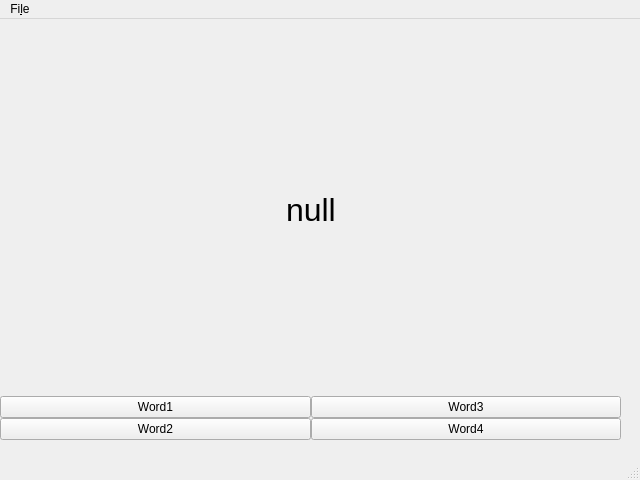
<?xml version="1.0" encoding="UTF-8"?>
<ui version="4.0">
 <class>MainWindow</class>
 <widget class="QMainWindow" name="MainWindow">
  <property name="geometry">
   <rect>
    <x>0</x>
    <y>0</y>
    <width>640</width>
    <height>480</height>
   </rect>
  </property>
  <property name="sizePolicy">
   <sizepolicy hsizetype="Fixed" vsizetype="Fixed">
    <horstretch>0</horstretch>
    <verstretch>0</verstretch>
   </sizepolicy>
  </property>
  <property name="windowTitle">
   <string>MainWindow</string>
  </property>
  <widget class="QWidget" name="centralwidget">
   <widget class="QWidget" name="verticalLayoutWidget">
    <property name="geometry">
     <rect>
      <x>0</x>
      <y>10</y>
      <width>621</width>
      <height>411</height>
     </rect>
    </property>
    <layout class="QVBoxLayout" name="verticalLayout">
     <item>
      <spacer name="verticalSpacer_2">
       <property name="orientation">
        <enum>Qt::Vertical</enum>
       </property>
       <property name="sizeType">
        <enum>QSizePolicy::Minimum</enum>
       </property>
       <property name="sizeHint" stdset="0">
        <size>
         <width>20</width>
         <height>40</height>
        </size>
       </property>
      </spacer>
     </item>
     <item>
      <layout class="QHBoxLayout" name="horizontalLayout">
       <item>
        <spacer name="horizontalSpacer">
         <property name="orientation">
          <enum>Qt::Horizontal</enum>
         </property>
         <property name="sizeHint" stdset="0">
          <size>
           <width>40</width>
           <height>20</height>
          </size>
         </property>
        </spacer>
       </item>
       <item>
        <widget class="QLabel" name="label">
         <property name="font">
          <font>
           <pointsize>24</pointsize>
          </font>
         </property>
         <property name="text">
          <string>null</string>
         </property>
        </widget>
       </item>
       <item>
        <spacer name="horizontalSpacer_2">
         <property name="orientation">
          <enum>Qt::Horizontal</enum>
         </property>
         <property name="sizeHint" stdset="0">
          <size>
           <width>40</width>
           <height>20</height>
          </size>
         </property>
        </spacer>
       </item>
      </layout>
     </item>
     <item>
      <spacer name="verticalSpacer">
       <property name="orientation">
        <enum>Qt::Vertical</enum>
       </property>
       <property name="sizeType">
        <enum>QSizePolicy::Minimum</enum>
       </property>
       <property name="sizeHint" stdset="0">
        <size>
         <width>20</width>
         <height>40</height>
        </size>
       </property>
      </spacer>
     </item>
     <item>
      <layout class="QHBoxLayout" name="horizontalLayout_2">
       <property name="spacing">
        <number>0</number>
       </property>
       <property name="sizeConstraint">
        <enum>QLayout::SetDefaultConstraint</enum>
       </property>
       <item>
        <layout class="QVBoxLayout" name="verticalLayout_4">
         <item>
          <widget class="QPushButton" name="pushButton_1">
           <property name="text">
            <string>Word1</string>
           </property>
          </widget>
         </item>
         <item>
          <widget class="QPushButton" name="pushButton_2">
           <property name="text">
            <string>Word2</string>
           </property>
          </widget>
         </item>
        </layout>
       </item>
       <item>
        <layout class="QVBoxLayout" name="verticalLayout_2">
         <item>
          <widget class="QPushButton" name="pushButton_3">
           <property name="text">
            <string>Word3</string>
           </property>
          </widget>
         </item>
         <item>
          <widget class="QPushButton" name="pushButton_4">
           <property name="text">
            <string>Word4</string>
           </property>
          </widget>
         </item>
        </layout>
       </item>
      </layout>
     </item>
    </layout>
   </widget>
  </widget>
  <widget class="QMenuBar" name="menubar">
   <property name="geometry">
    <rect>
     <x>0</x>
     <y>0</y>
     <width>640</width>
     <height>30</height>
    </rect>
   </property>
   <widget class="QMenu" name="menuFile">
    <property name="title">
     <string>Fi&amp;le</string>
    </property>
    <addaction name="actionQuit"/>
   </widget>
   <addaction name="menuFile"/>
  </widget>
  <widget class="QStatusBar" name="statusbar"/>
  <action name="actionQuit">
   <property name="text">
    <string>Quit</string>
   </property>
  </action>
 </widget>
 <resources/>
 <connections/>
</ui>
